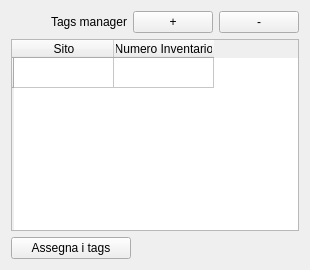
      <widget class="QWidget" name="tab">
       <attribute name="title">
        <string>Tags Inventario Materiali</string>
       </attribute>
       <layout class="QGridLayout" name="gridLayout_3">
        <item row="0" column="0">
         <layout class="QHBoxLayout" name="horizontalLayout_2">
          <item>
           <spacer name="horizontalSpacer_2">
            <property name="orientation">
             <enum>Qt::Horizontal</enum>
            </property>
            <property name="sizeHint" stdset="0">
             <size>
              <width>40</width>
              <height>20</height>
             </size>
            </property>
           </spacer>
          </item>
          <item>
           <widget class="QLabel" name="label_3">
            <property name="text">
             <string>Tags manager</string>
            </property>
           </widget>
          </item>
          <item>
           <widget class="QPushButton" name="pushButton_addRow_MAT">
            <property name="text">
             <string>+</string>
            </property>
           </widget>
          </item>
          <item>
           <widget class="QPushButton" name="pushButton_removeRow_MAT">
            <property name="text">
             <string>-</string>
            </property>
           </widget>
          </item>
         </layout>
        </item>
        <item row="1" column="0">
         <widget class="QTableWidget" name="tableWidgetTags_MAT">
          <row>
           <property name="text">
            <string/>
           </property>
          </row>
          <column>
           <property name="text">
            <string>Sito</string>
           </property>
          </column>
          <column>
           <property name="text">
            <string>Numero Inventario</string>
           </property>
          </column>
         </widget>
        </item>
        <item row="2" column="0">
         <widget class="QPushButton" name="pushButton_assignTags_MAT">
          <property name="maximumSize">
           <size>
            <width>120</width>
            <height>16777215</height>
           </size>
          </property>
          <property name="toolTip">
           <string>&lt;html&gt;&lt;head/&gt;&lt;body&gt;&lt;p&gt;Assegna i tag alle foto materiali selezionate corrispondenti al sito e numero inventario&lt;/p&gt;&lt;/body&gt;&lt;/html&gt;</string>
          </property>
          <property name="text">
           <string>Assegna i tags</string>
          </property>
          <property name="icon">
           <iconset resource="../../resources/resources.qrc">
            <normaloff>:/icons/add_tag.png</normaloff>:/icons/add_tag.png</iconset>
          </property>
         </widget>
        </item>
       </layout>
      </widget>
